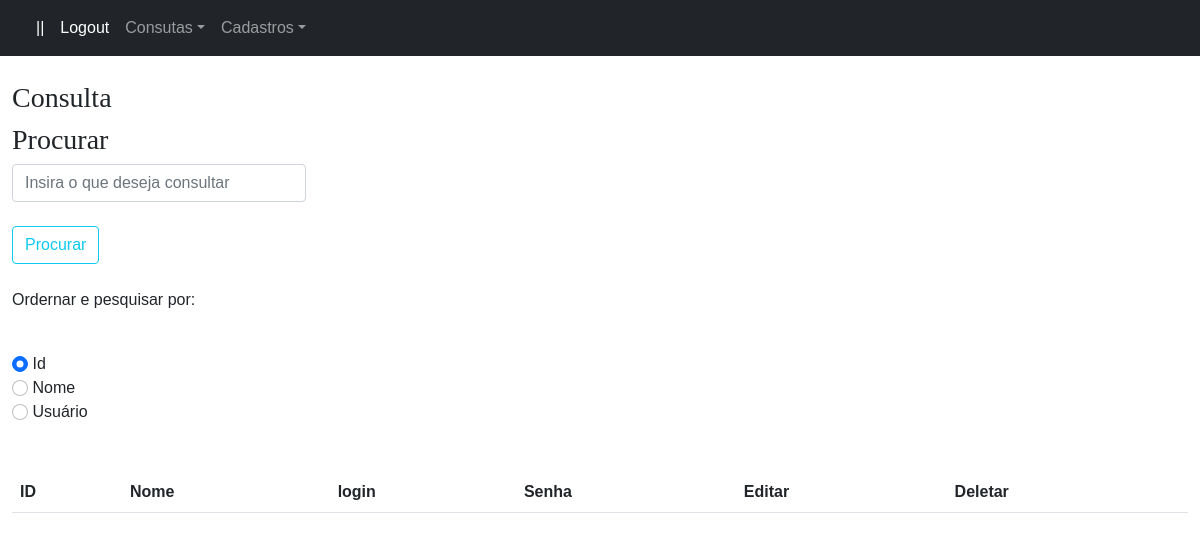
Before: /php/consultas/usuario.php with the older database file.
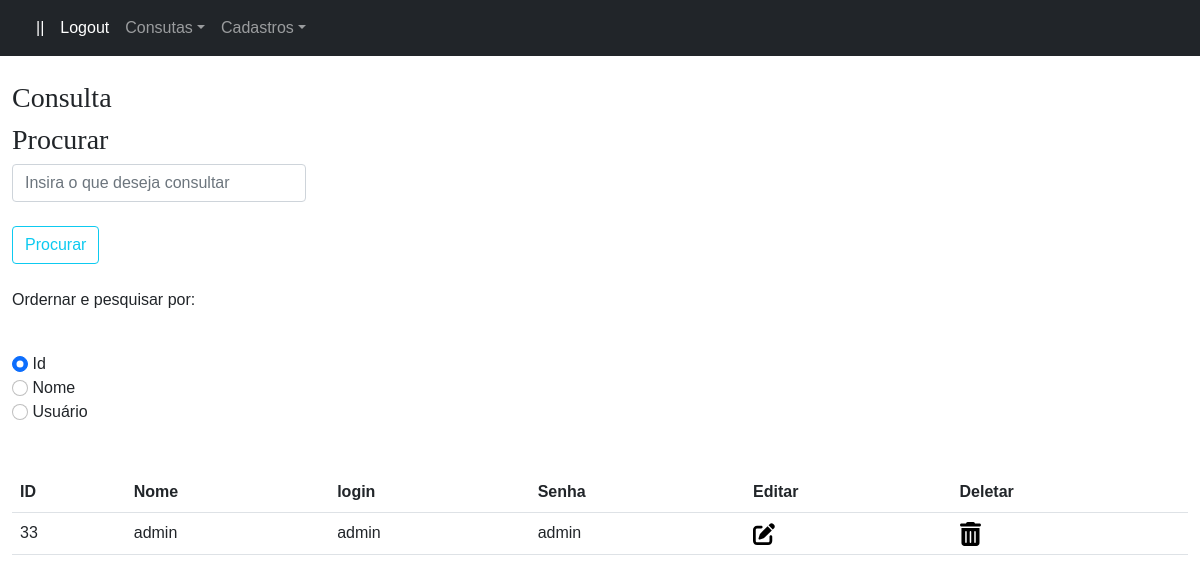
After: the same page with the newer database file.
### tables this page shows
CREATE TABLE IF NOT EXISTS `usuario` (
  `idusuario` INT NOT NULL AUTO_INCREMENT,
  `nome` VARCHAR(45) NULL DEFAULT NULL,
  `login` VARCHAR(45) NOT NULL,
  `senha` VARCHAR(250) NOT NULL,
  PRIMARY KEY (`idusuario`));

### php/classes/Database.class.php (called while the page is built, shortened)
<?php
    class Database{
        public static function iniciaConexao(){
            return Conexao::getInstance();
        }
        public static function vinculaParametros($stmt, $parametros=array()){
            foreach($parametros as $key => $value){
                $stmt->bindValue($key, $value);
            }
            return $stmt;
        }
        public static function buscar($sql, $parametros = array()){
            $conexao = self::iniciaConexao();
            $stmt = $conexao->prepare($sql);
            $stmt = self::vinculaParametros($stmt, $parametros);
            $stmt->execute();
            return $stmt->fetchAll();
        }
    }
?>

### php/classes/Usuario.class.php (called while the page is built, shortened)
<?php
    class Usuario extends Database{
        public static function listar($buscar = 0, $procurar = ""){
            $sql = "SELECT * FROM usuario";
            if ($buscar > 0)
                switch($buscar){
                    case(1): $sql .= " WHERE idusuario LIKE :procurar ORDER BY idusuario"; $procurar = "%".$procurar."%";  break;
                }
            if ($buscar > 0)
                $par = array(':procurar' => $procurar);
            else
                $par = array();
            return parent::buscar($sql, $par);
        }
    }
?>

### php/consultas/usuario.php (the view, shortened to what this page needs)
<!DOCTYPE html>
<?php
    $procurar = isset($_POST["procurar"]) ? $_POST["procurar"] : "";
    $buscar = isset($_POST["buscar"]) ? $_POST["buscar"] : 1;
    ?>
<html lang="pt-br">
<head>
    <link rel="stylesheet" href="../../css/style.css">
    <link href="https://cdn.jsdelivr.net/npm/bootstrap@5.1.3/dist/css/bootstrap.min.css" rel="stylesheet">
</head>
<body>
    <content>
    <?php
        include_once "menu.php";
        echo "<br>";
    ?>
        <div class="container-fluid">
        <h3>Consulta</h3>
        <table class="table table-hover">
                <tr><td><b>ID</b></td>
                    <td><b>Nome</b></td>
                    <td><b>login</b></td>
                    <td><b>Senha</b></td>
                    <td><b>Editar</b></td>
                    <td><b>Deletar</b></td>
                </tr>
                <form method="post">
                    <div class="form-group col-lg-3">
                        <h3>Procurar</h3>
                        <input type="text" name="procurar" id="procurar" size="50" class="form-control" placeholder="Insira o que deseja consultar" value="<?php echo $procurar;?>"> <br>
                        <button name="acao" id="acao" type="submit" class="btn btn-outline-info">Procurar</button>
                        <br><br>
                        <p>Ordernar e pesquisar por:</p><br>
                        <form method="post">
                        <input type="radio" name="buscar" value="1" class="form-check-input" <?php if ($buscar == "1") echo "checked" ?>> Id<br>
                        <input type="radio" name="buscar" value="2" class="form-check-input" <?php if ($buscar == "2") echo "checked" ?>> Nome<br>
                        <input type="radio" name="buscar" value="3" class="form-check-input" <?php if ($buscar == "3") echo "checked" ?>> Usuário<br>
                    </div>
                    <br><br>
                </form>
            <?php
                $lista = Usuario::listar($buscar, $procurar);
                foreach ($lista as $linha) {
            ?>
                <tr><td><?php echo $linha['idusuario'];?></td>
                    <td><?php echo $linha['nome'];?></td>
                    <td><?php echo $linha['login'];?></td>
                    <td><?php echo $linha['senha'];?></td>
                    <td><a href='../cadastros/cadUsuario.php?idusuario=<?php echo $linha['idusuario'];?>&action=editar'><img src="../../img/edit.svg" style="width: 1.8vw;"></a></td>
                    <td><a onclick="return confirm('Deseja mesmo excluir?')" href=  "../control/acao.php?idusuario=<?php echo $linha['idusuario'];?>&table=usuario&action=excluir"><img src="../../img/delete.svg" style="width: 1.8vw;"></a></td>
                </tr>
            <?php
                }
            ?>
        </table>
        </div>
    </content>
</body>
</html>

### php/consultas/menu.php (shortened to what this page needs)
<link href="https://cdn.jsdelivr.net/npm/bootstrap@5.1.3/dist/css/bootstrap.min.css" rel="stylesheet">
  <nav class="navbar navbar-expand-lg navbar-dark bg-dark">
    <div class="container-fluid">
      <div class="collapse navbar-collapse" id="navbarSupportedContent">
        <ul class="navbar-nav me-auto mb-2 mb-lg-0">
          <li class="nav-item">
            <a class="nav-link active"><?php print_r($_SESSION['nome']);?></a>
          </li>
          <li class="nav-item">
            <a class="nav-link active">||</a>
          </li>
          <li class="nav-item">
            <a class="nav-link active" aria-current="page" href="../consultas/index.php">Logout</a>
          </li>
          <li class="nav-item dropdown">
            <a class="nav-link dropdown-toggle" href="index.php" id="navbarDropdown" role="button" data-bs-toggle="dropdown" aria-expanded="false">Consutas</a>
          </li>
          <li class="nav-item dropdown">
            <a class="nav-link dropdown-toggle" href="#" id="navbarDropdown" role="button" data-bs-toggle="dropdown" aria-expanded="false">Cadastros</a>
          </li>
        </ul>
      </div>
    </div>
  </nav>

### css/style.css (style rules this page uses)
* { margin: 0; border: 0; padding: 0; box-sizing: border-box; font-family: sans-serif; }
h3 { font-family: 'EB Garamond', serif; }
form { display: flex; flex-direction: column; }

Changed rows visible on the page:
added usuario: idusuario "33", nome "admin", login "admin", senha "admin"
